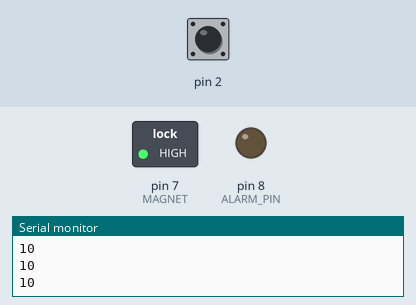
This sketch was run on a simulated Arduino Uno, built with avr-gcc and run on an emulated ATmega328P. Parts: switched loads named in the sketch (green lamp = pin HIGH), output pins drawn as LEDs (lit = HIGH), the last lines printed to the serial monitor. Dashed ring = blinking. The test bench sets the inputs (shaded band); at power-on: pin 2 HIGH.

Above: at 3.2 s.
3.3 s: pin 2 pulled LOW for 3.2 s
At 3.9 s:
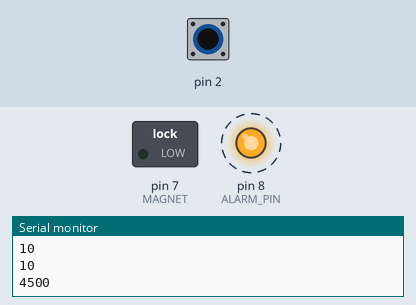
Timing chart, 0 to 8.8 s (numbered marks = the images above; inputs shaded):
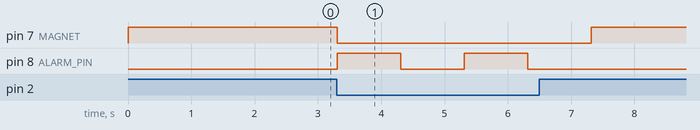

Measured:
- after the input at 3.3 s, pin 7 (MAGNET): HIGH → LOW at once, → HIGH 4.0 s later; pin 8 (ALARM_PIN): alternates HIGH for 1.0 s and LOW for 1.0 s, 4 changes in all, then stays LOW, starting at once

The sketch:

test_magnet.ino
```cpp
#include <CapacitiveSensor.h>

// resistor between pins 4 and 2, foil connected to wire which is connected to pin 2
// wiring diagram for hand is in separate diagram

int ALARM_PIN = 8;
int MAGNET = 7;

//resistor between pins 4 & 2, pin 2 is sensor pin, add wire, foil
CapacitiveSensor cs_4_2 = CapacitiveSensor(4, 2);

// threshold that determines when sensor is touched; depends on value of resistor
int delta = 2000;
int baseline;
boolean on;
int lastButtonVal;

void setup() {
  pinMode(ALARM_PIN, OUTPUT);
  pinMode(MAGNET, OUTPUT);
  digitalWrite(MAGNET, HIGH);
  cs_4_2.set_CS_AutocaL_Millis(0xFFFFFFFF);     // turn off autocalibrate on channel 1 - just as an example
  Serial.begin(9600);
  on = false;
  reset();
}

void loop() {
  if (true) {
    long sensor =  cs_4_2.capacitiveSensor(30);
    Serial.println(sensor);
    if (sensor > baseline + delta) {

      digitalWrite(MAGNET, LOW);
      if (!on) {
        digitalWrite(ALARM_PIN, HIGH);
        on = true;
      } else {
        digitalWrite(ALARM_PIN, LOW);
        on = false;
      }

      delay(1000);
    } else {
      digitalWrite(ALARM_PIN, LOW);
       digitalWrite(MAGNET, HIGH);
      on = false;
      delay(100);
    }
  }
}

void reset() {
  int sum = 0;
  for (int i = 0; i < 20; i++) {
    sum = sum + cs_4_2.capacitiveSensor(30);
    delay(100);
  }
  baseline = (int) (sum / 20.0);
}
```
